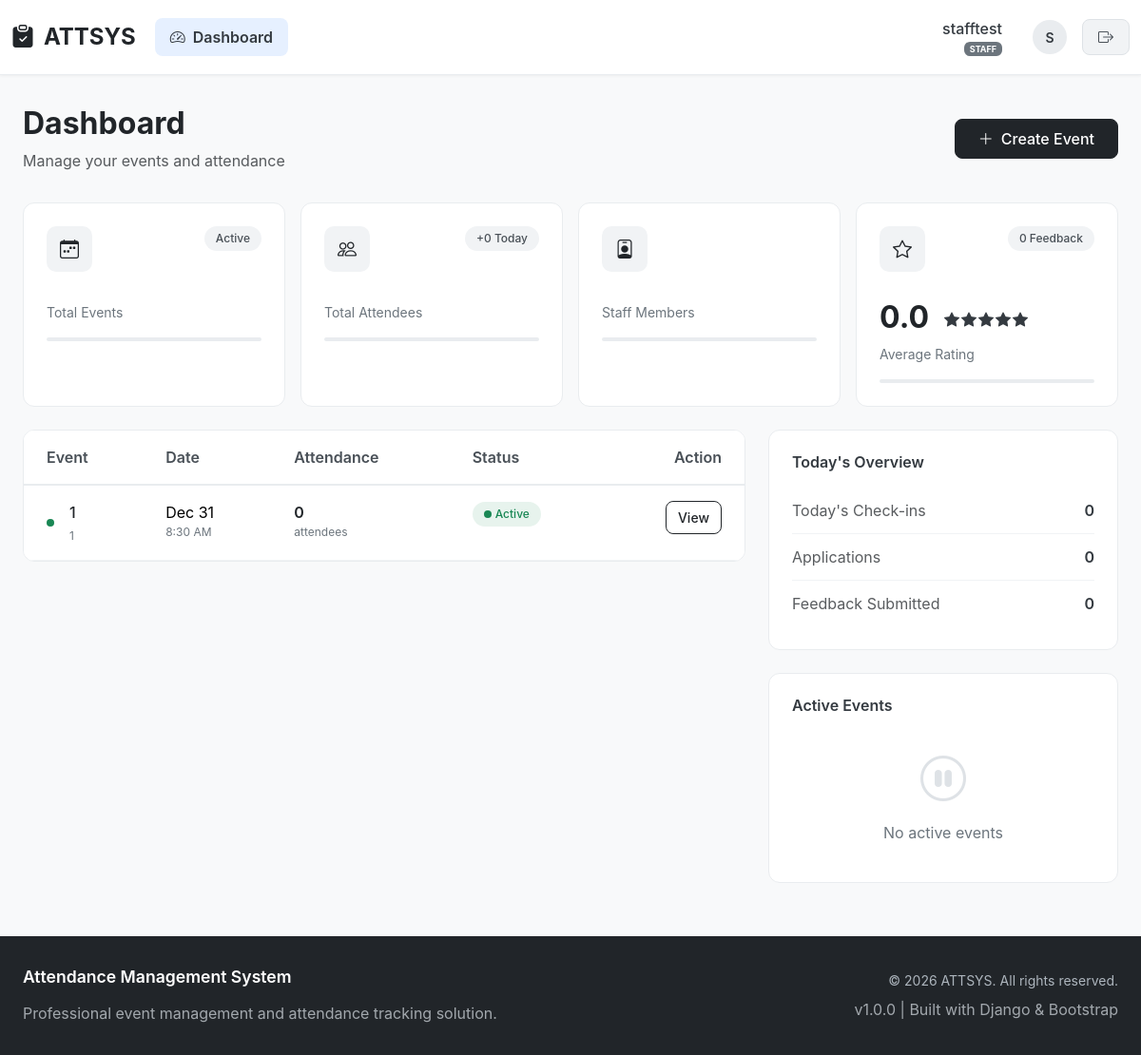
The page /attsys/ (signed in) on the database as committed earlier.
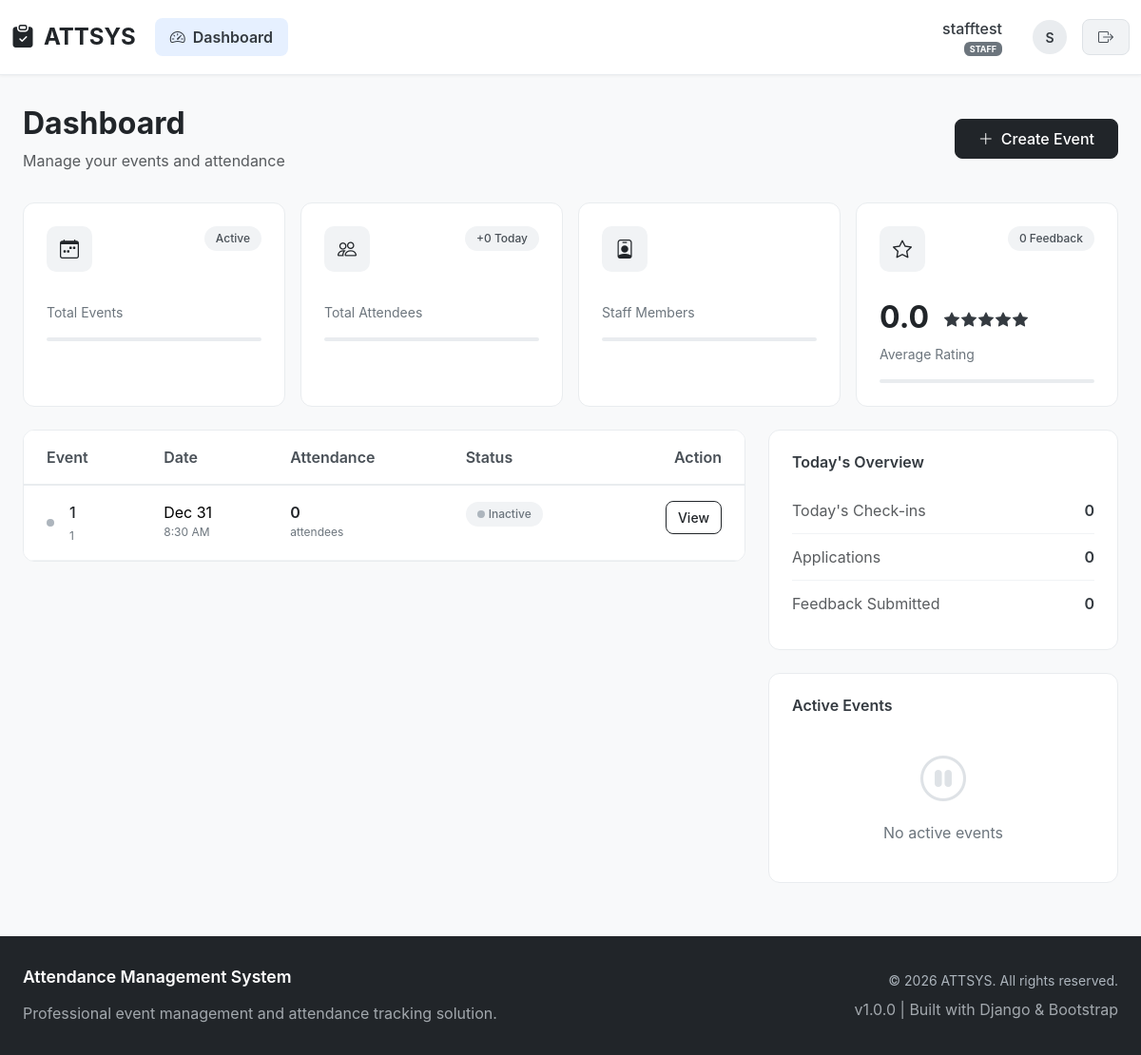
The same page on the database as committed later.
### attsys/models.py (models this page shows, shortened)
class Event(models.Model):
    title = models.CharField(max_length=200)
    description = models.TextField(blank=True)
    venue = models.CharField(max_length=200)
    date = models.DateField()
    start_time = models.TimeField()
    end_time = models.TimeField()
    created_by = models.ForeignKey(
        User,
        on_delete=models.CASCADE,
        related_name='events'
    )
    assigned_staff = models.ManyToManyField(
        settings.AUTH_USER_MODEL,
        blank=True,
        related_name='assigned_events'
    )
    check_in_token = models.UUIDField(default=uuid.uuid4, unique=True)
    is_active = models.BooleanField(default=False)
    created_at = models.DateTimeField(auto_now_add=True)

### attsys/views.py (the view, shortened to what this page needs)
# urls.py: path('', views.dashboard, name='dashboard'),
@login_required
def dashboard(request):
    if not request.user.is_active:
        return redirect('login')
    events = Event.objects.filter(created_by=request.user)
    return render(request, 'dashboard.html', {'events': events})

### attsys/templates/dashboard.html (shortened to what the changed rows need)
{% extends 'base.html' %}
{% block content %}
<div class="dashboard-container">
    <div class="page-header">
        <div class="d-flex justify-content-between align-items-center">
            <div>
                <h1 class="h2 fw-bold mb-2 text-dark">Dashboard</h1>
            </div>
        </div>
    </div>
    <div class="row">
        <div class="col-lg-8 mb-4">
            <div class="dashboard-section">
                <div class="dashboard-table">
                    <div class="table-responsive">
                        <table class="table table-hover mb-0">
                            <thead>
                                <tr>
                                    <th class="ps-4">Event</th>
                                    <th>Date</th>
                                    <th>Attendance</th>
                                    <th>Status</th>
                                    <th class="pe-4 text-end">Action</th>
                                </tr>
                            </thead>
                            <tbody>
                                {% for event in events|slice:":10" %}
                                <tr>
                                    <td class="ps-4">
                                        <div class="d-flex align-items-center">
                                            <div class="event-indicator {% if event.is_active %}indicator-active{% else %}indicator-inactive{% endif %} me-3"></div>
                                            <div>
                                                <div class="event-title">{{ event.title|truncatechars:30 }}</div>
                                                <div class="event-meta">{{ event.venue|truncatechars:25 }}</div>
                                            </div>
                                        </div>
                                    </td>
                                    <td>
                                        <div>{{ event.date|date:"M d" }}</div>
                                        <div class="event-meta">{{ event.start_time|time:"g:i A" }}</div>
                                    </td>
                                    <td>
                                        <div class="attendance-count">{{ event.attendees.count }}</div>
                                        <div class="event-meta">attendees</div>
                                    </td>
                                    <td>
                                        <span class="event-status {% if event.is_active %}status-active{% else %}status-inactive{% endif %}">
                                            <span class="event-indicator {% if event.is_active %}indicator-active{% else %}indicator-inactive{% endif %} me-1"></span>
                                            {% if event.is_active %}Active{% else %}Inactive{% endif %}
                                        </span>
                                    </td>
                                    <td class="pe-4 text-end">
                                        <a href="{% url 'event_detail' event.id %}" class="btn btn-outline-dark btn-action">
                                            View
                                        </a>
                                    </td>
                                </tr>
                                {% endfor %}
                            </tbody>
                        </table>
                    </div>
                </div>
            </div>
        </div>
    </div>
</div>
{% endblock %}

Rows that differ between the two databases and show on the page:
changed Event "Dec 31": is_active "Active" → "Inactive"
